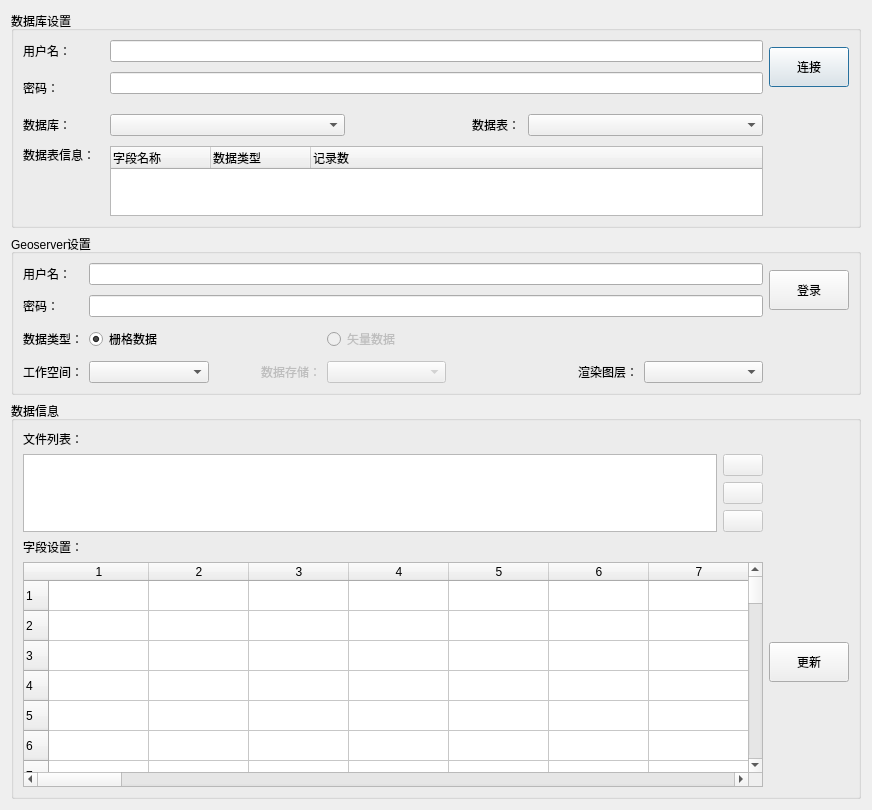
<?xml version="1.0" encoding="UTF-8"?>
<ui version="4.0">
 <class>MySQLDatabaseManagementDialog</class>
 <widget class="QDialog" name="MySQLDatabaseManagementDialog">
  <property name="geometry">
   <rect>
    <x>0</x>
    <y>0</y>
    <width>872</width>
    <height>810</height>
   </rect>
  </property>
  <property name="windowTitle">
   <string>MySQL数据库管理</string>
  </property>
  <layout class="QVBoxLayout" name="verticalLayout" stretch="1,0,2">
   <item>
    <widget class="QGroupBox" name="databaseSettingGroupBox">
     <property name="title">
      <string>数据库设置</string>
     </property>
     <layout class="QGridLayout" name="databaseSettingGridLayout">
      <property name="verticalSpacing">
       <number>10</number>
      </property>
      <item row="1" column="1" colspan="6">
       <widget class="QLineEdit" name="databaseLoginPasswordLineEdit">
        <property name="echoMode">
         <enum>QLineEdit::Password</enum>
        </property>
       </widget>
      </item>
      <item row="5" column="0">
       <widget class="QLabel" name="dataTableLabelInfoLabel">
        <property name="maximumSize">
         <size>
          <width>80</width>
          <height>16777215</height>
         </size>
        </property>
        <property name="text">
         <string>数据表信息：</string>
        </property>
       </widget>
      </item>
      <item row="0" column="1" colspan="6">
       <widget class="QLineEdit" name="databaseUserNameLineEdit"/>
      </item>
      <item row="0" column="0">
       <widget class="QLabel" name="databaseUserNameLabel">
        <property name="text">
         <string>用户名：</string>
        </property>
       </widget>
      </item>
      <item row="4" column="4">
       <widget class="QLabel" name="selectDataTableLabel">
        <property name="maximumSize">
         <size>
          <width>50</width>
          <height>16777215</height>
         </size>
        </property>
        <property name="text">
         <string>数据表：</string>
        </property>
       </widget>
      </item>
      <item row="4" column="1" colspan="2">
       <widget class="QComboBox" name="selectDatabaseComboBox"/>
      </item>
      <item row="4" column="0">
       <widget class="QLabel" name="selectDatabaseLabel">
        <property name="maximumSize">
         <size>
          <width>80</width>
          <height>16777215</height>
         </size>
        </property>
        <property name="text">
         <string>数据库：</string>
        </property>
       </widget>
      </item>
      <item row="1" column="0" rowspan="2">
       <widget class="QLabel" name="databaseLoginPasswordLabel">
        <property name="text">
         <string>密码：</string>
        </property>
       </widget>
      </item>
      <item row="6" column="0">
       <spacer name="verticalSpacer_3">
        <property name="orientation">
         <enum>Qt::Vertical</enum>
        </property>
        <property name="sizeHint" stdset="0">
         <size>
          <width>81</width>
          <height>123</height>
         </size>
        </property>
       </spacer>
      </item>
      <item row="4" column="5" colspan="2">
       <widget class="QComboBox" name="selectDataTableLabelComboBox"/>
      </item>
      <item row="0" column="7" rowspan="2">
       <widget class="QPushButton" name="connectDatabasePushButton">
        <property name="maximumSize">
         <size>
          <width>80</width>
          <height>40</height>
         </size>
        </property>
        <property name="text">
         <string>连接</string>
        </property>
       </widget>
      </item>
      <item row="4" column="3">
       <spacer name="horizontalSpacer">
        <property name="orientation">
         <enum>Qt::Horizontal</enum>
        </property>
        <property name="sizeType">
         <enum>QSizePolicy::Fixed</enum>
        </property>
        <property name="sizeHint" stdset="0">
         <size>
          <width>40</width>
          <height>20</height>
         </size>
        </property>
       </spacer>
      </item>
      <item row="5" column="1" rowspan="2" colspan="6">
       <widget class="QTreeWidget" name="dataTableInfoTreeWidget">
        <column>
         <property name="text">
          <string>字段名称</string>
         </property>
        </column>
        <column>
         <property name="text">
          <string>数据类型</string>
         </property>
        </column>
        <column>
         <property name="text">
          <string>记录数</string>
         </property>
        </column>
       </widget>
      </item>
     </layout>
    </widget>
   </item>
   <item>
    <widget class="QGroupBox" name="geoserverSettingGroupBox">
     <property name="title">
      <string>Geoserver设置</string>
     </property>
     <layout class="QGridLayout" name="gridLayout_2">
      <property name="verticalSpacing">
       <number>10</number>
      </property>
      <item row="3" column="2">
       <spacer name="horizontalSpacer_2">
        <property name="orientation">
         <enum>Qt::Horizontal</enum>
        </property>
        <property name="sizeType">
         <enum>QSizePolicy::Fixed</enum>
        </property>
        <property name="sizeHint" stdset="0">
         <size>
          <width>40</width>
          <height>20</height>
         </size>
        </property>
       </spacer>
      </item>
      <item row="3" column="6">
       <widget class="QLabel" name="selectRenderLayerLabel">
        <property name="maximumSize">
         <size>
          <width>60</width>
          <height>16777215</height>
         </size>
        </property>
        <property name="text">
         <string>渲染图层：</string>
        </property>
       </widget>
      </item>
      <item row="3" column="1">
       <widget class="QComboBox" name="selectWorkspaceComboBox"/>
      </item>
      <item row="0" column="0">
       <widget class="QLabel" name="geoserverUserNameLabel">
        <property name="text">
         <string>用户名：</string>
        </property>
       </widget>
      </item>
      <item row="2" column="0">
       <widget class="QLabel" name="dataTypeLabel">
        <property name="text">
         <string>数据类型：</string>
        </property>
       </widget>
      </item>
      <item row="3" column="3">
       <widget class="QLabel" name="selectDatastoreLabel">
        <property name="enabled">
         <bool>false</bool>
        </property>
        <property name="maximumSize">
         <size>
          <width>60</width>
          <height>16777215</height>
         </size>
        </property>
        <property name="text">
         <string>数据存储：</string>
        </property>
       </widget>
      </item>
      <item row="3" column="4">
       <widget class="QComboBox" name="selectDatastoreComboBox">
        <property name="enabled">
         <bool>false</bool>
        </property>
       </widget>
      </item>
      <item row="1" column="1" colspan="7">
       <widget class="QLineEdit" name="geoserverLoginPasswordLineEdit">
        <property name="echoMode">
         <enum>QLineEdit::Password</enum>
        </property>
       </widget>
      </item>
      <item row="3" column="7">
       <widget class="QComboBox" name="selectRenderLayerComboBox"/>
      </item>
      <item row="1" column="0">
       <widget class="QLabel" name="geoserverLoginPasswordLabel">
        <property name="text">
         <string>密码：</string>
        </property>
       </widget>
      </item>
      <item row="2" column="1">
       <widget class="QRadioButton" name="isRasterDataRadioButton">
        <property name="text">
         <string>栅格数据</string>
        </property>
        <property name="checked">
         <bool>true</bool>
        </property>
       </widget>
      </item>
      <item row="0" column="8" rowspan="2">
       <widget class="QPushButton" name="loginGeoserverPushButton">
        <property name="maximumSize">
         <size>
          <width>80</width>
          <height>40</height>
         </size>
        </property>
        <property name="text">
         <string>登录</string>
        </property>
       </widget>
      </item>
      <item row="0" column="1" colspan="7">
       <widget class="QLineEdit" name="geoserverUserNameLineEdit"/>
      </item>
      <item row="3" column="0">
       <widget class="QLabel" name="selectWorkspaceLabel">
        <property name="maximumSize">
         <size>
          <width>60</width>
          <height>16777215</height>
         </size>
        </property>
        <property name="text">
         <string>工作空间：</string>
        </property>
       </widget>
      </item>
      <item row="3" column="5">
       <spacer name="horizontalSpacer_3">
        <property name="orientation">
         <enum>Qt::Horizontal</enum>
        </property>
        <property name="sizeType">
         <enum>QSizePolicy::Fixed</enum>
        </property>
        <property name="sizeHint" stdset="0">
         <size>
          <width>40</width>
          <height>20</height>
         </size>
        </property>
       </spacer>
      </item>
      <item row="2" column="4">
       <widget class="QRadioButton" name="isVectorDataRadioButton">
        <property name="enabled">
         <bool>false</bool>
        </property>
        <property name="text">
         <string>矢量数据</string>
        </property>
       </widget>
      </item>
     </layout>
    </widget>
   </item>
   <item>
    <layout class="QHBoxLayout" name="horizontalLayout">
     <item>
      <widget class="QGroupBox" name="dataInfoGroupBox">
       <property name="title">
        <string>数据信息</string>
       </property>
       <layout class="QGridLayout" name="gridLayout">
        <item row="4" column="1">
         <widget class="QPushButton" name="clearFilePushButton">
          <property name="enabled">
           <bool>false</bool>
          </property>
          <property name="text">
           <string/>
          </property>
         </widget>
        </item>
        <item row="3" column="1">
         <widget class="QPushButton" name="delFilePushButton">
          <property name="enabled">
           <bool>false</bool>
          </property>
          <property name="text">
           <string/>
          </property>
         </widget>
        </item>
        <item row="8" column="0" colspan="2">
         <widget class="QTableWidget" name="fieldSettingTableWidget">
          <property name="rowCount">
           <number>100</number>
          </property>
          <property name="columnCount">
           <number>50</number>
          </property>
          <row/>
          <row/>
          <row/>
          <row/>
          <row/>
          <row/>
          <row/>
          <row/>
          <row/>
          <row/>
          <row/>
          <row/>
          <row/>
          <row/>
          <row/>
          <row/>
          <row/>
          <row/>
          <row/>
          <row/>
          <row/>
          <row/>
          <row/>
          <row/>
          <row/>
          <row/>
          <row/>
          <row/>
          <row/>
          <row/>
          <row/>
          <row/>
          <row/>
          <row/>
          <row/>
          <row/>
          <row/>
          <row/>
          <row/>
          <row/>
          <row/>
          <row/>
          <row/>
          <row/>
          <row/>
          <row/>
          <row/>
          <row/>
          <row/>
          <row/>
          <row/>
          <row/>
          <row/>
          <row/>
          <row/>
          <row/>
          <row/>
          <row/>
          <row/>
          <row/>
          <row/>
          <row/>
          <row/>
          <row/>
          <row/>
          <row/>
          <row/>
          <row/>
          <row/>
          <row/>
          <row/>
          <row/>
          <row/>
          <row/>
          <row/>
          <row/>
          <row/>
          <row/>
          <row/>
          <row/>
          <row/>
          <row/>
          <row/>
          <row/>
          <row/>
          <row/>
          <row/>
          <row/>
          <row/>
          <row/>
          <row/>
          <row/>
          <row/>
          <row/>
          <row/>
          <row/>
          <row/>
          <row/>
          <row/>
          <row/>
          <column/>
          <column/>
          <column/>
          <column/>
          <column/>
          <column/>
          <column/>
          <column/>
          <column/>
          <column/>
          <column/>
          <column/>
          <column/>
          <column/>
          <column/>
          <column/>
          <column/>
          <column/>
          <column/>
          <column/>
          <column/>
          <column/>
          <column/>
          <column/>
          <column/>
          <column/>
          <column/>
          <column/>
          <column/>
          <column/>
          <column/>
          <column/>
          <column/>
          <column/>
          <column/>
          <column/>
          <column/>
          <column/>
          <column/>
          <column/>
          <column/>
          <column/>
          <column/>
          <column/>
          <column/>
          <column/>
          <column/>
          <column/>
          <column/>
          <column/>
         </widget>
        </item>
        <item row="7" column="0">
         <widget class="QLabel" name="fieldSettingLabel">
          <property name="text">
           <string>字段设置：</string>
          </property>
         </widget>
        </item>
        <item row="2" column="0" rowspan="3">
         <widget class="QListWidget" name="fileListWidget"/>
        </item>
        <item row="1" column="0">
         <widget class="QLabel" name="fileListLabel">
          <property name="text">
           <string>文件列表：</string>
          </property>
         </widget>
        </item>
        <item row="7" column="2" rowspan="2">
         <widget class="QPushButton" name="updateDatabasePublisWMSPushButton">
          <property name="minimumSize">
           <size>
            <width>0</width>
            <height>35</height>
           </size>
          </property>
          <property name="maximumSize">
           <size>
            <width>80</width>
            <height>40</height>
           </size>
          </property>
          <property name="text">
           <string>更新</string>
          </property>
         </widget>
        </item>
        <item row="2" column="1">
         <widget class="QPushButton" name="selectFilePushButton">
          <property name="enabled">
           <bool>false</bool>
          </property>
          <property name="text">
           <string/>
          </property>
         </widget>
        </item>
       </layout>
      </widget>
     </item>
    </layout>
   </item>
  </layout>
 </widget>
 <resources/>
 <connections/>
</ui>
